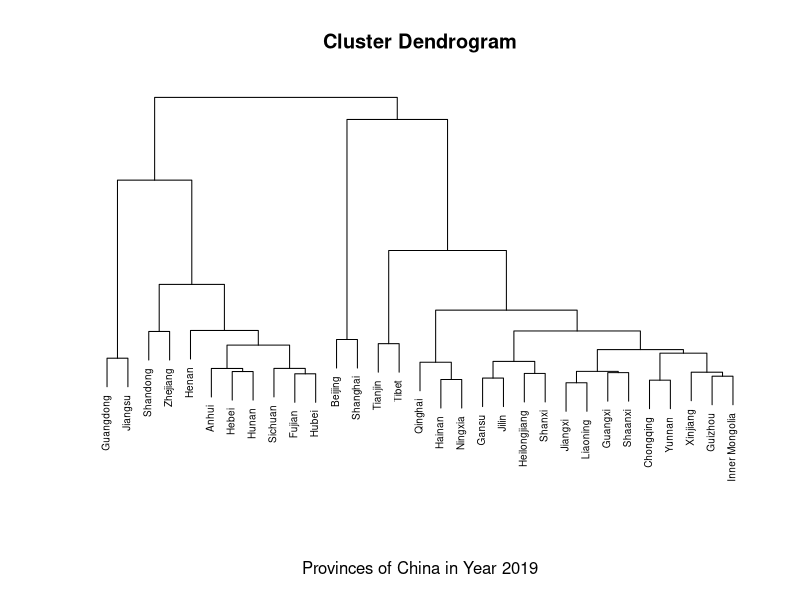

Recreate this plot in R.
## ---- chunk 1
knitr::opts_chunk$set(echo = TRUE)
## ---- chunk 2
library("dplyr")
library("readr")
library("tibble")
library("tidygraph")
library("ggplot2")
library("ggraph")
## ---- chunk 3
data = read_csv("data.csv")
data_subset = data %>% 
  filter(Year == 2019) %>% 
  select(-X,-Year)

D = data_subset %>% 
  column_to_rownames(var = "Region") %>%
  dist()  
hclust_result <- hclust(D)
plot(hclust_result, cex = 0.6, xlab = "Provinces of China in Year 2019", sub = "", ylab = "", axes = FALSE)
